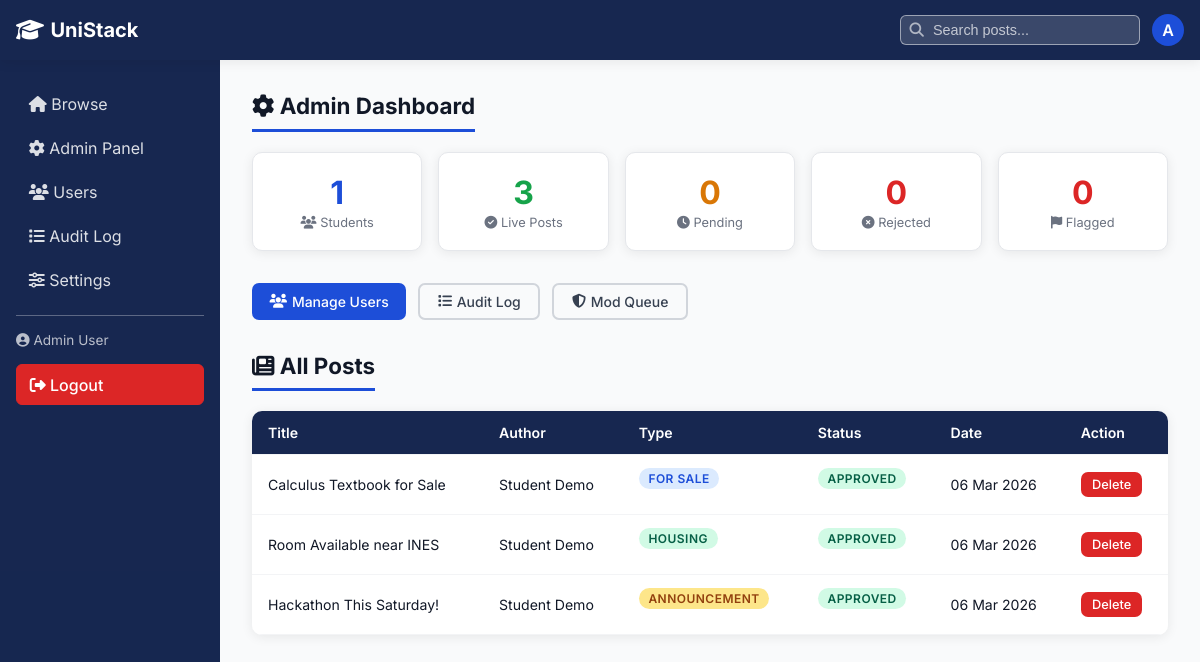
The app's page /index.php?page=admin&action=index (signed in) with its own data.
### tables this page shows
CREATE TABLE posts (
    id INT AUTO_INCREMENT PRIMARY KEY,
    user_id INT NOT NULL,
    title VARCHAR(200) NOT NULL,
    description TEXT NOT NULL,
    type ENUM('for_sale','housing','announcement') NOT NULL,
    price DECIMAL(10,2) DEFAULT NULL,
    contact VARCHAR(100) DEFAULT NULL,
    status ENUM('pending','approved','rejected') DEFAULT 'pending',
    is_flagged TINYINT(1) DEFAULT 0,
    flag_reason TEXT DEFAULT NULL,
    moderated_by INT DEFAULT NULL,
    moderated_at DATETIME DEFAULT NULL,
    created_at DATETIME DEFAULT CURRENT_TIMESTAMP,
    updated_at DATETIME DEFAULT CURRENT_TIMESTAMP ON UPDATE CURRENT_TIMESTAMP,
    FOREIGN KEY (user_id) REFERENCES users(id) ON DELETE CASCADE,
    FOREIGN KEY (moderated_by) REFERENCES users(id) ON DELETE SET NULL
);

CREATE TABLE users (
    id INT AUTO_INCREMENT PRIMARY KEY,
    name VARCHAR(100) NOT NULL,
    email VARCHAR(150) NOT NULL UNIQUE,
    password VARCHAR(255) NOT NULL,
    role ENUM('student','moderator','admin') DEFAULT 'student',
    is_active TINYINT(1) DEFAULT 1,
    created_at DATETIME DEFAULT CURRENT_TIMESTAMP
);

### app/controllers/AdminController.php (called while the page is built, shortened)
<?php
require_once __DIR__ . '/../models/Post.php';
class AdminController {
    private $postModel;
    public function __construct($conn) {
        $this->postModel = new Post($conn);
    }
    public function dashboard() {
        $stats = $this->postModel->getStats();
        $posts = $this->postModel->getAll();
        require_once __DIR__ . '/../views/admin/dashboard.php';
    }
}

### app/models/Post.php (called while the page is built, shortened)
<?php
class Post {
    private $conn;
    public function __construct($conn) {
        $this->conn = $conn;
    }
    public function getStats() {
        $stats = [];
        $r = $this->conn->query("SELECT COUNT(*) AS total FROM posts WHERE status='approved'");
        $stats['approved'] = $r->fetch_assoc()['total'];
        $r = $this->conn->query("SELECT COUNT(*) AS total FROM posts WHERE status='pending'");
        $stats['pending'] = $r->fetch_assoc()['total'];
        $r = $this->conn->query("SELECT COUNT(*) AS total FROM posts WHERE status='rejected'");
        $stats['rejected'] = $r->fetch_assoc()['total'];
        $r = $this->conn->query("SELECT COUNT(*) AS total FROM posts WHERE is_flagged=1");
        $stats['flagged'] = $r->fetch_assoc()['total'];
        $r = $this->conn->query("SELECT COUNT(*) AS total FROM users WHERE role='student'");
        $stats['students'] = $r->fetch_assoc()['total'];
        return $stats;
    }
    public function getAll() {
        $result = $this->conn->query("SELECT p.*, u.name AS author FROM posts p JOIN users u ON p.user_id = u.id ORDER BY p.created_at DESC");
        return $result->fetch_all(MYSQLI_ASSOC);
    }
}

### app/views/admin/dashboard.php (the view, shortened to what this page needs)
<?php
require_once __DIR__ . '/../shared/header.php';
?>
<h2 class="section-title"><i class="fas fa-cog"></i> Admin Dashboard</h2>
<div class="stats-row">
    <div class="stat-card">
        <div class="stat-num"><?= $stats['students'] ?></div>
        <div class="stat-label"><i class="fas fa-users"></i> Students</div>
    </div>
    <div class="stat-card">
        <div class="stat-num" style="color:#16a34a;"><?= $stats['approved'] ?></div>
        <div class="stat-label"><i class="fas fa-check-circle"></i> Live Posts</div>
    </div>
    <div class="stat-card">
        <div class="stat-num" style="color:#d97706;"><?= $stats['pending'] ?></div>
        <div class="stat-label"><i class="fas fa-clock"></i> Pending</div>
    </div>
    <div class="stat-card">
        <div class="stat-num" style="color:#dc2626;"><?= $stats['rejected'] ?></div>
        <div class="stat-label"><i class="fas fa-times-circle"></i> Rejected</div>
    </div>
    <div class="stat-card">
        <div class="stat-num" style="color:#dc2626;"><?= $stats['flagged'] ?></div>
        <div class="stat-label"><i class="fas fa-flag"></i> Flagged</div>
    </div>
</div>
<div style="display:flex;gap:.75rem;margin-bottom:2rem;flex-wrap:wrap;">
    <a href="index.php?page=admin&action=users" class="btn btn-primary"><i class="fas fa-users"></i> Manage Users</a>
    <a href="index.php?page=admin&action=audit" class="btn btn-outline"><i class="fas fa-list"></i> Audit Log</a>
    <a href="index.php?page=moderator&action=index" class="btn btn-outline"><i class="fas fa-shield-alt"></i> Mod Queue</a>
</div>
<h3 class="section-title"><i class="fas fa-newspaper"></i> All Posts</h3>
<div class="table-wrap">
    <table>
        <thead>
            <tr>
                <th>Title</th>
                <th>Author</th>
                <th>Type</th>
                <th>Status</th>
                <th>Date</th>
                <th>Action</th>
            </tr>
        </thead>
        <tbody>
        <?php foreach ($posts as $post): ?>
            <tr>
                <td><?= htmlspecialchars(mb_substr($post['title'],0,50)) ?></td>
                <td><?= htmlspecialchars($post['author']) ?></td>
                <td><span class="card-badge badge-<?= $post['type'] ?>"><?= ucfirst(str_replace('_',' ',$post['type'])) ?></span></td>
                <td>
                    <span class="card-badge badge-<?= $post['status'] ?>"><?= ucfirst($post['status']) ?></span>
                </td>
                <td><?= date('d M Y', strtotime($post['created_at'])) ?></td>
                <td>
                    <?php if ($post['is_flagged']): ?>
                        <a href="index.php?page=admin&action=viewReports&id=<?= $post['id'] ?>" class="btn btn-outline btn-sm">🚩 Reports</a>
                    <?php else: ?>
                        <a href="index.php?page=admin&action=delete_post&id=<?= $post['id'] ?>"
                           class="btn btn-danger btn-sm"
                           data-confirm="Permanently delete this post?">Delete</a>
                    <?php endif; ?>
                </td>
            </tr>
        <?php endforeach; ?>
        </tbody>
    </table>
</div>
<?php require_once __DIR__ . '/../shared/footer.php'; ?>

### public/css/style.css (style rules this page uses)
:root { --primary: #1d4ed8; --primary-dark: #051642ec; --primary-light: #dbeafe; --success: #16a34a; --success-light: #dcfce7; --danger: #dc2626; --danger-light: #fee2e2; --warning: #d97706; --warning-light: #fef3c7; --gray-50: #f9fafb; --gray-100: #f3f4f6; --gray-200: #e5e7eb; --gray-300: #d1d5db; --gray-500: #6b7280; --gray-700: #374151; --gray-900: #111827; --radius: 10px; --shadow: 0 2px 12px rgba(0,0,0,0.08); --shadow-lg: 0 8px 32px rgba(0,0,0,0.12); }
* { box-sizing: border-box; margin: 0; padding: 0; }
body { font-family: 'Inter', sans-serif; background: var(--gray-50); color: var(--gray-900); min-height: 100vh; display: flex; flex-direction: column; }
.card-badge { display: inline-block; padding: .2rem .6rem; border-radius: 12px; font-size: .75rem; font-weight: 600; text-transform: uppercase; letter-spacing: .04em; margin-bottom: .75rem; }
.badge-for_sale { background: #dbeafe; color: #1d4ed8; }
.badge-housing { background: #d1fae5; color: #065f46; }
.badge-announcement { background: #fde68a; color: #92400e; }
.badge-approved { background: #d1fae5; color: #065f46; }
.btn { padding: .5rem 1.1rem; border-radius: 7px; border: none; cursor: pointer; font-size: .875rem; font-weight: 500; text-decoration: none; display: inline-flex; align-items: center; gap: .3rem; transition: all .2s; }
.btn-primary { background: var(--primary); color: white; }
.btn-danger { background: var(--danger); color: white; }
.btn-outline { background: transparent; border: 2px solid var(--gray-300); color: var(--gray-700); }
.btn-sm { padding: .3rem .7rem; font-size: .8rem; }
.stats-row { display: grid; grid-template-columns: repeat(auto-fit, minmax(140px, 1fr)); gap: 1rem; margin-bottom: 2rem; }
.stat-card { background: white; border-radius: var(--radius); padding: 1.25rem; text-align: center; border: 1px solid var(--gray-200); box-shadow: var(--shadow); }
.stat-num { font-size: 2rem; font-weight: 700; color: var(--primary); }
.stat-label { font-size: .8rem; color: var(--gray-500); margin-top: .2rem; }
.table-wrap { overflow-x: auto; border-radius: var(--radius); box-shadow: var(--shadow); }
table { width: 100%; border-collapse: collapse; background: white; }
thead { background: var(--primary-dark); color: white; }
th, td { padding: .8rem 1rem; text-align: left; font-size: .88rem; border-bottom: 1px solid var(--gray-100); }
th { font-weight: 600; }
.section-title { font-size: 1.4rem; font-weight: 700; margin-bottom: 1.25rem; padding-bottom: .6rem; border-bottom: 3px solid var(--primary); display: inline-block; }

### records on screen
posts: id "1", user "3", is_flagged "0", title "Calculus Textbook for Sale", user.name "Student Demo", type "FOR SALE", status "APPROVED", created_at "06 Mar 2026"
posts: title "Room Available near INES", user.name "Student Demo", type "HOUSING", status "APPROVED", created_at "06 Mar 2026"
posts: title "Hackathon This Saturday!", user.name "Student Demo", type "ANNOUNCEMENT", status "APPROVED", created_at "06 Mar 2026"

### other values on screen
$s['site_name'] "UniStack"
substr($_SESSION['name'],0,1) "A"
$_SESSION['name'] "Admin User"
